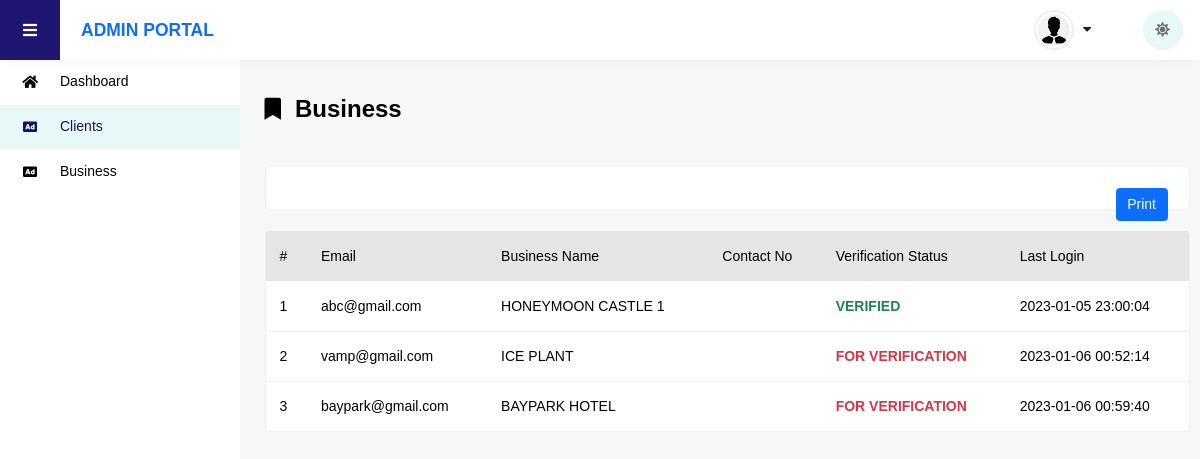
/admin/business.php (signed in), run on an earlier commit of the app's database.
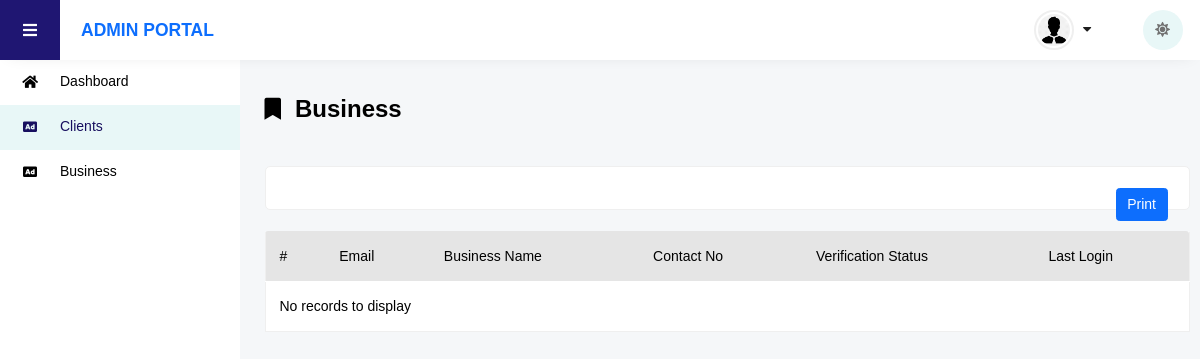
And on a later commit of the database.
### tables this page shows
CREATE TABLE `accounts` (
  `id` int(11) NOT NULL,
  `account_type_id` int(11) DEFAULT 0,
  `email` varchar(120) DEFAULT '',
  `password` varchar(45) DEFAULT '',
  `first_name` varchar(45) DEFAULT '',
  `last_name` varchar(45) DEFAULT '',
  `name` varchar(45) DEFAULT '',
  `last_login` varchar(45) DEFAULT '',
  `status` varchar(15) DEFAULT '',
  `email_valid` bit(1) DEFAULT b'0',
  `photo` varchar(300) DEFAULT '',
  `payment_method` varchar(3000) DEFAULT '',
  `verify` bit(1) DEFAULT b'0',
  `verify_date` varchar(45) DEFAULT '',
  `proof` varchar(300) DEFAULT '',
  `proof_date` varchar(45) DEFAULT '',
  `contact_no` varchar(45) DEFAULT ''
);

### libs/env.php (called while the page is built, shortened)
<?php
class Configuration {
    private static $environment;
    public static function GetEnvironment()
    {
        if(empty(Configuration::$environment))
        {
            switch($_SERVER['SERVER_NAME'])
            {
                default:
                    Configuration::$environment = 'dev'; break;
            }
        }
        return Configuration::$environment;
    }
}
?>

### libs/base.php (called while the page is built, shortened)
<?php
require_once('env.php');
function BASE_URL()
{
    $env = Configuration::GetEnvironment();
    switch($env)
    {
        case 'dev': return 'http://localhost:8080/event-place/';
    }
}
?>

### libs/db.php (called while the page is built)
<?php
require_once('env.php');
class Server
{
    function DbQuery($Sql)
    {
        $conn = new mysqli(
            Configuration::Setting('server'),
            Configuration::Setting('username'),
            Configuration::Setting('password'),
            Configuration::Setting('database')
        );
        if ($conn->connect_error)
        {
            die("Connection failed: " . $conn->connect_error);
        } else
        {
            return $conn->query($Sql);
        }
    }
}
?>

### admin/business.php (the view, shortened to what the changed rows need)
<?php
include('../libs/base.php');
include('../libs/db.php');
$sql = "SELECT * FROM accounts WHERE account_type_id = 2";
$db = new Server();
$rows = $db->DbQuery($sql);
$cnt = mysqli_num_rows($rows);
?>
<!DOCTYPE html>
<html lang="en">
<head>
    <link rel="stylesheet" href="<?php echo BASE_URL() . 'assets/base/css/dashboard.css' ?>">
    <link rel="stylesheet" href="<?php echo BASE_URL() . 'assets/base/css/fontface' ?>">
    <link rel="stylesheet" href="<?php echo BASE_URL() . 'assets/base/css/unicons.css' ?>">
    <link rel="stylesheet" href="<?php echo BASE_URL() . 'assets/base/css/style.css' ?>">
    <link rel="stylesheet" href="<?php echo BASE_URL() . 'assets/base/css/vertical-responsive-menu.min.css' ?>">
    <link rel="stylesheet" href="<?php echo BASE_URL() . 'assets/base/css/responsive.css' ?>">
    <link rel="stylesheet" href="<?php echo BASE_URL() . 'assets/base/css/night-mode.css' ?>">
    <link rel="stylesheet" href="<?php echo BASE_URL() . 'assets/base/css/all.min.css' ?>">
    <link rel="stylesheet" href="<?php echo BASE_URL() . 'assets/base/css/owl.carousel.css' ?>">
    <link rel="stylesheet" href="<?php echo BASE_URL() . 'assets/base/css/owl.theme.default.min.css' ?>">
    <link rel="stylesheet" href="<?php echo BASE_URL() . 'assets/base/css/bootstrap.min.css' ?>">
    <link rel="stylesheet" href="<?php echo BASE_URL() . 'assets/base/css/bootstrap-select.min.css' ?>">
    <link rel="stylesheet" href="<?php echo BASE_URL() . 'assets/base/css/custom.css' ?>">
    <link rel="stylesheet" href="<?php echo BASE_URL() . 'assets/plugins/css/toastr.css' ?>">
</head>
<body class="d-flex flex-column h-100">
    <div class="wrapper wrapper-body" id="vbody">
        <div class="dashboard-body">
            <div class="container-fluid">
                <div class="row">
                    <div class="col-md-12">
                        <div class="event-list" id="tbList">
                            <div class="table-card mt-4">
                                <div class="main-table">
                                    <div class="table-responsive">
                                        <table class="table" id="CnReports">
                                            <thead class="thead-dark">
                                                <tr>
                                                    <th scope="col">#</th>
                                                    <th scope="col">Email</th>
                                                    <th scope="col">Business Name</th>
                                                    <th scope="col">Contact No</th>
                                                    <th scope="col">Verification Status</th>
                                                    <th scope="col">Last Login</th>
                                                </tr>
                                            </thead>
                                            <tbody>
                                            <?php
                                                if ($cnt == 0) {
                                            ?>
                                                <tr>
                                                    <td colspan="25">No records to display</td>
                                                </tr>
                                            <?php
                                                } else {
                                                    $ctr = 1;
                                                    foreach($rows as $row):
                                                        ?>
                                                        <tr>
                                                            <td><?= $ctr; ?></td>
                                                            <td><?= $row["email"]; ?></td>
                                                            <td><?= $row["name"]; ?></td>
                                                            <td><?= $row["contact_no"]; ?></td>
                                                            <td>
                                                            <?php
                                                                if ($row["verify"] == 1) {
                                                                    ?>
                                                                        <span style="color: #198754; font-weight: bold;">VERIFIED</span>
                                                                    <?php
                                                                }
                                                                else {
                                                                    ?>
                                                                        <span style="color: #dc3545; font-weight: bold;">FOR VERIFICATION</span>
                                                                    <?php
                                                                }
                                                            ?>
                                                            </td>
                                                            <td><?= $row["last_login"]; ?></td>
                                                        </tr>
                                                        <?php
                                                        $ctr++;
                                                    endforeach;
                                                }
                                            ?>
                                            </tbody>
                                        </table>
                                    </div>
                                </div>
                            </div>
                        </div>
                    </div>
                </div>
            </div>
        </div>
    </div>
</body>
</html>

What changed in the data, as far as the page shows it:
removed accounts: email "abc@gmail.com", name "HONEYMOON CASTLE 1", verify "VERIFIED", last_login "2023-01-05 23:00:04"
removed accounts: email "vamp@gmail.com", name "ICE PLANT", verify "FOR VERIFICATION", last_login "2023-01-06 00:52:14"
removed accounts: email "baypark@gmail.com", name "BAYPARK HOTEL", verify "FOR VERIFICATION", last_login "2023-01-06 00:59:40"
Also different on the page:
text now shown: "No records to display"
